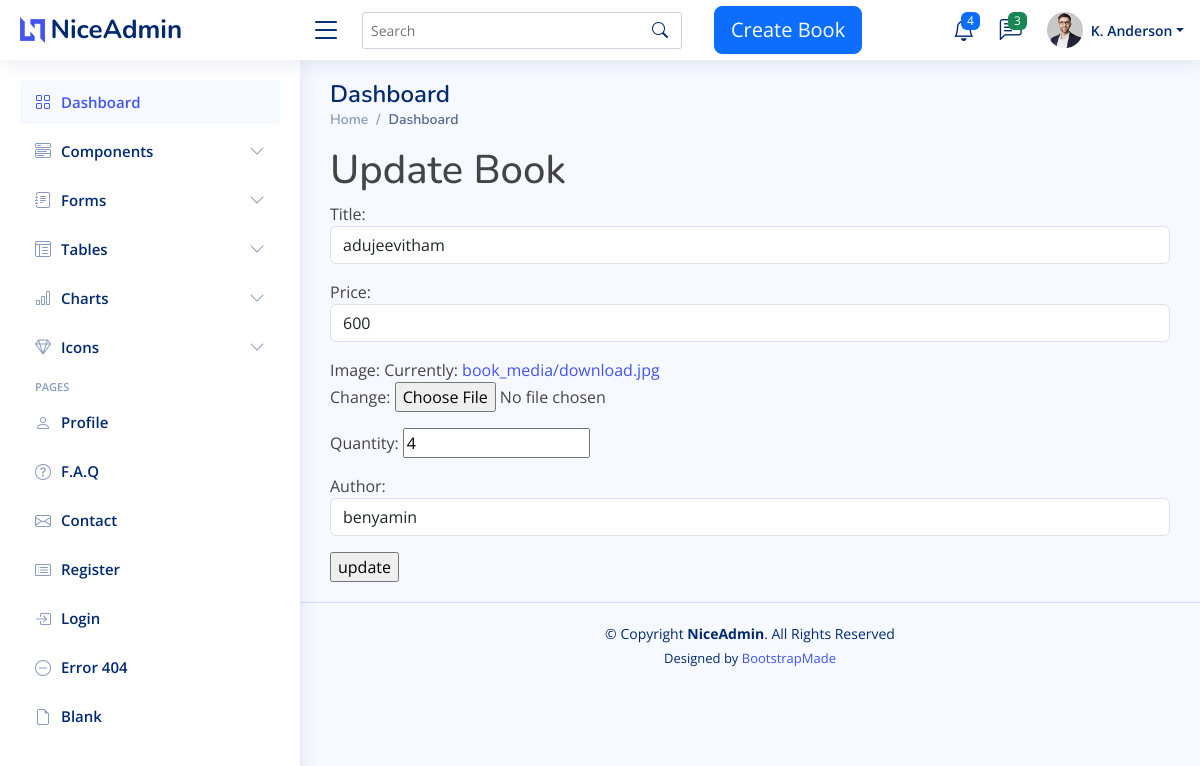
The page /updateviews/9 on the database its author committed.
### my2_app/models.py (models this page shows, shortened)
class Book(models.Model):
    title=models.CharField(max_length=200,null=True)
    price=models.IntegerField(null=True)
    image=models.ImageField(upload_to='book_media')
    quantity=models.IntegerField()
    author=models.ForeignKey(Author,on_delete=models.CASCADE)

### my2_app/views.py (the view)
# urls.py: path('updateviews/<int:book_id>',views.updateBook,name='updates'),
def updateBook(request,book_id):
    book=Book.objects.get(id=book_id)
    if request.method=='POST':
        form=BookForm(request.POST,request.FILES,instance=book)
        if form.is_valid():
            form.save()
            return redirect('/')
    else:
        form=BookForm(instance=book)
    return render(request,'update.html',{'form':form})

### my2_app/forms.py
class BookForm(forms.ModelForm):
    class Meta:
        model=Book
        fields="__all__"
        widgets={
            'title':forms.TextInput(attrs={'class':'form-control','placeholder':'Enter the title'}),
            'author': forms.Select(attrs={'class': 'form-control', 'placeholder': 'Select the Author'}),
            'price': forms.NumberInput(attrs={'class': 'form-control', 'placeholder': 'Enter the Price'})
        }

### my2_app/models.py (called while the page is built)
    def __str__(self):
        return '{}'.format(self.name)

### templates/update.html (shortened to what this page needs)
{% extends 'base.html' %}
{% load static %}
{% block content %}
<h1>Update Book</h1>
<form action="" method="post" enctype="multipart/form-data">
    {{ form.as_p }}
    <input type="submit" value="update">
</form>
{% endblock %}

### static/assets/css/style.css (style rules this page uses)
:root { scroll-behavior: smooth; }
body { font-family: "Open Sans", sans-serif; background: #f6f9ff; color: #444444; }
h1, h2, h3, h4, h5, h6 { font-family: "Nunito", sans-serif; }

### rows shown on the page
Book: title "adujeevitham", price "600", quantity "4", author "benyamin"
